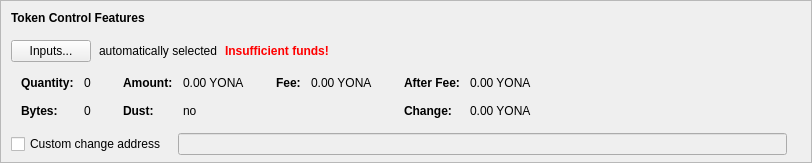
      <widget class="QFrame" name="frameTokenControl">
       <property name="sizePolicy">
        <sizepolicy hsizetype="Expanding" vsizetype="Fixed">
         <horstretch>0</horstretch>
         <verstretch>0</verstretch>
        </sizepolicy>
       </property>
       <property name="maximumSize">
        <size>
         <width>16777215</width>
         <height>16777215</height>
        </size>
       </property>
       <property name="frameShape">
        <enum>QFrame::StyledPanel</enum>
       </property>
       <property name="frameShadow">
        <enum>QFrame::Sunken</enum>
       </property>
       <layout class="QVBoxLayout" name="verticalLayoutTokenControl2">
        <property name="spacing">
         <number>0</number>
        </property>
        <property name="leftMargin">
         <number>0</number>
        </property>
        <property name="topMargin">
         <number>0</number>
        </property>
        <property name="rightMargin">
         <number>0</number>
        </property>
        <property name="bottomMargin">
         <number>6</number>
        </property>
        <item>
         <layout class="QVBoxLayout" name="verticalLayoutTokenControl" stretch="0,0,0,0,1">
          <property name="spacing">
           <number>0</number>
          </property>
          <property name="leftMargin">
           <number>10</number>
          </property>
          <property name="topMargin">
           <number>10</number>
          </property>
          <item>
           <layout class="QHBoxLayout" name="horizontalLayoutTokenControl1">
            <property name="bottomMargin">
             <number>15</number>
            </property>
            <item>
             <widget class="QLabel" name="labelTokenControlFeatures">
              <property name="sizePolicy">
               <sizepolicy hsizetype="Preferred" vsizetype="Maximum">
                <horstretch>0</horstretch>
                <verstretch>0</verstretch>
               </sizepolicy>
              </property>
              <property name="font">
               <font>
                <weight>75</weight>
                <bold>true</bold>
               </font>
              </property>
              <property name="styleSheet">
               <string notr="true">font-weight:bold;</string>
              </property>
              <property name="text">
               <string>Token Control Features</string>
              </property>
             </widget>
            </item>
           </layout>
          </item>
          <item>
           <layout class="QHBoxLayout" name="horizontalLayoutTokenControl2" stretch="0,0,0,0">
            <property name="spacing">
             <number>8</number>
            </property>
            <property name="bottomMargin">
             <number>10</number>
            </property>
            <item>
             <widget class="QPushButton" name="pushButtonTokenControl">
              <property name="styleSheet">
               <string notr="true"/>
              </property>
              <property name="text">
               <string>Inputs...</string>
              </property>
              <property name="autoDefault">
               <bool>false</bool>
              </property>
             </widget>
            </item>
            <item>
             <widget class="QLabel" name="labelTokenControlAutomaticallySelected">
              <property name="text">
               <string>automatically selected</string>
              </property>
              <property name="margin">
               <number>5</number>
              </property>
             </widget>
            </item>
            <item>
             <widget class="QLabel" name="labelTokenControlInsuffFunds">
              <property name="font">
               <font>
                <weight>75</weight>
                <bold>true</bold>
               </font>
              </property>
              <property name="styleSheet">
               <string notr="true">color:red;font-weight:bold;</string>
              </property>
              <property name="text">
               <string>Insufficient funds!</string>
              </property>
              <property name="margin">
               <number>5</number>
              </property>
             </widget>
            </item>
            <item>
             <spacer name="horizontalSpacerTokenControl">
              <property name="orientation">
               <enum>Qt::Horizontal</enum>
              </property>
              <property name="sizeHint" stdset="0">
               <size>
                <width>40</width>
                <height>1</height>
               </size>
              </property>
             </spacer>
            </item>
           </layout>
          </item>
          <item>
           <widget class="QWidget" name="widgetTokenControl" native="true">
            <property name="sizePolicy">
             <sizepolicy hsizetype="Preferred" vsizetype="Preferred">
              <horstretch>0</horstretch>
              <verstretch>0</verstretch>
             </sizepolicy>
            </property>
            <property name="minimumSize">
             <size>
              <width>0</width>
              <height>0</height>
             </size>
            </property>
            <property name="styleSheet">
             <string notr="true"/>
            </property>
            <layout class="QHBoxLayout" name="horizontalLayoutTokenControl5">
             <property name="leftMargin">
              <number>0</number>
             </property>
             <property name="topMargin">
              <number>0</number>
             </property>
             <property name="rightMargin">
              <number>0</number>
             </property>
             <property name="bottomMargin">
              <number>0</number>
             </property>
             <item>
              <layout class="QHBoxLayout" name="horizontalLayoutTokenControl3" stretch="0,0,0,1">
               <property name="spacing">
                <number>20</number>
               </property>
               <property name="topMargin">
                <number>0</number>
               </property>
               <property name="bottomMargin">
                <number>10</number>
               </property>
               <item>
                <layout class="QFormLayout" name="formLayoutTokenControl1">
                 <property name="horizontalSpacing">
                  <number>10</number>
                 </property>
                 <property name="verticalSpacing">
                  <number>14</number>
                 </property>
                 <property name="leftMargin">
                  <number>10</number>
                 </property>
                 <property name="topMargin">
                  <number>4</number>
                 </property>
                 <property name="rightMargin">
                  <number>6</number>
                 </property>
                 <item row="0" column="0">
                  <widget class="QLabel" name="labelTokenControlQuantityText">
                   <property name="font">
                    <font>
                     <weight>75</weight>
                     <bold>true</bold>
                    </font>
                   </property>
                   <property name="text">
                    <string>Quantity:</string>
                   </property>
                   <property name="margin">
                    <number>0</number>
                   </property>
                  </widget>
                 </item>
                 <item row="0" column="1">
                  <widget class="QLabel" name="labelTokenControlQuantity">
                   <property name="cursor">
                    <cursorShape>IBeamCursor</cursorShape>
                   </property>
                   <property name="contextMenuPolicy">
                    <enum>Qt::ActionsContextMenu</enum>
                   </property>
                   <property name="text">
                    <string notr="true">0</string>
                   </property>
                   <property name="margin">
                    <number>0</number>
                   </property>
                   <property name="textInteractionFlags">
                    <set>Qt::LinksAccessibleByMouse|Qt::TextSelectableByKeyboard|Qt::TextSelectableByMouse</set>
                   </property>
                  </widget>
                 </item>
                 <item row="1" column="0">
                  <widget class="QLabel" name="labelTokenControlBytesText">
                   <property name="font">
                    <font>
                     <weight>75</weight>
                     <bold>true</bold>
                    </font>
                   </property>
                   <property name="text">
                    <string>Bytes:</string>
                   </property>
                  </widget>
                 </item>
                 <item row="1" column="1">
                  <widget class="QLabel" name="labelTokenControlBytes">
                   <property name="cursor">
                    <cursorShape>IBeamCursor</cursorShape>
                   </property>
                   <property name="contextMenuPolicy">
                    <enum>Qt::ActionsContextMenu</enum>
                   </property>
                   <property name="text">
                    <string notr="true">0</string>
                   </property>
                   <property name="textInteractionFlags">
                    <set>Qt::LinksAccessibleByMouse|Qt::TextSelectableByKeyboard|Qt::TextSelectableByMouse</set>
                   </property>
                  </widget>
                 </item>
                </layout>
               </item>
               <item>
                <layout class="QFormLayout" name="formLayoutTokenControl2">
                 <property name="horizontalSpacing">
                  <number>10</number>
                 </property>
                 <property name="verticalSpacing">
                  <number>14</number>
                 </property>
                 <property name="leftMargin">
                  <number>6</number>
                 </property>
                 <property name="topMargin">
                  <number>4</number>
                 </property>
                 <property name="rightMargin">
                  <number>6</number>
                 </property>
                 <item row="0" column="0">
                  <widget class="QLabel" name="labelTokenControlAmountText">
                   <property name="font">
                    <font>
                     <weight>75</weight>
                     <bold>true</bold>
                    </font>
                   </property>
                   <property name="text">
                    <string>Amount:</string>
                   </property>
                   <property name="margin">
                    <number>0</number>
                   </property>
                  </widget>
                 </item>
                 <item row="0" column="1">
                  <widget class="QLabel" name="labelTokenControlAmount">
                   <property name="cursor">
                    <cursorShape>IBeamCursor</cursorShape>
                   </property>
                   <property name="contextMenuPolicy">
                    <enum>Qt::ActionsContextMenu</enum>
                   </property>
                   <property name="text">
                    <string notr="true">0.00 YONA</string>
                   </property>
                   <property name="textInteractionFlags">
                    <set>Qt::LinksAccessibleByMouse|Qt::TextSelectableByKeyboard|Qt::TextSelectableByMouse</set>
                   </property>
                  </widget>
                 </item>
                 <item row="1" column="0">
                  <widget class="QLabel" name="labelTokenControlLowOutputText">
                   <property name="font">
                    <font>
                     <weight>75</weight>
                     <bold>true</bold>
                    </font>
                   </property>
                   <property name="text">
                    <string>Dust:</string>
                   </property>
                  </widget>
                 </item>
                 <item row="1" column="1">
                  <widget class="QLabel" name="labelTokenControlLowOutput">
                   <property name="cursor">
                    <cursorShape>IBeamCursor</cursorShape>
                   </property>
                   <property name="contextMenuPolicy">
                    <enum>Qt::ActionsContextMenu</enum>
                   </property>
                   <property name="text">
                    <string notr="true">no</string>
                   </property>
                   <property name="textInteractionFlags">
                    <set>Qt::LinksAccessibleByMouse|Qt::TextSelectableByKeyboard|Qt::TextSelectableByMouse</set>
                   </property>
                  </widget>
                 </item>
                </layout>
               </item>
               <item>
                <layout class="QFormLayout" name="formLayoutTokenControl3">
                 <property name="horizontalSpacing">
                  <number>10</number>
                 </property>
                 <property name="verticalSpacing">
                  <number>14</number>
                 </property>
                 <property name="leftMargin">
                  <number>6</number>
                 </property>
                 <property name="topMargin">
                  <number>4</number>
                 </property>
                 <property name="rightMargin">
                  <number>6</number>
                 </property>
                 <item row="0" column="0">
                  <widget class="QLabel" name="labelTokenControlFeeText">
                   <property name="font">
                    <font>
                     <weight>75</weight>
                     <bold>true</bold>
                    </font>
                   </property>
                   <property name="text">
                    <string>Fee:</string>
                   </property>
                   <property name="margin">
                    <number>0</number>
                   </property>
                  </widget>
                 </item>
                 <item row="0" column="1">
                  <widget class="QLabel" name="labelTokenControlFee">
                   <property name="cursor">
                    <cursorShape>IBeamCursor</cursorShape>
                   </property>
                   <property name="contextMenuPolicy">
                    <enum>Qt::ActionsContextMenu</enum>
                   </property>
                   <property name="text">
                    <string notr="true">0.00 YONA</string>
                   </property>
                   <property name="textInteractionFlags">
                    <set>Qt::LinksAccessibleByMouse|Qt::TextSelectableByKeyboard|Qt::TextSelectableByMouse</set>
                   </property>
                  </widget>
                 </item>
                </layout>
               </item>
               <item>
                <layout class="QFormLayout" name="formLayoutTokenControl4">
                 <property name="horizontalSpacing">
                  <number>10</number>
                 </property>
                 <property name="verticalSpacing">
                  <number>14</number>
                 </property>
                 <property name="leftMargin">
                  <number>6</number>
                 </property>
                 <property name="topMargin">
                  <number>4</number>
                 </property>
                 <property name="rightMargin">
                  <number>6</number>
                 </property>
                 <item row="0" column="0">
                  <widget class="QLabel" name="labelTokenControlAfterFeeText">
                   <property name="font">
                    <font>
                     <weight>75</weight>
                     <bold>true</bold>
                    </font>
                   </property>
                   <property name="text">
                    <string>After Fee:</string>
                   </property>
                   <property name="margin">
                    <number>0</number>
                   </property>
                  </widget>
                 </item>
                 <item row="0" column="1">
                  <widget class="QLabel" name="labelTokenControlAfterFee">
                   <property name="cursor">
                    <cursorShape>IBeamCursor</cursorShape>
                   </property>
                   <property name="contextMenuPolicy">
                    <enum>Qt::ActionsContextMenu</enum>
                   </property>
                   <property name="text">
                    <string notr="true">0.00 YONA</string>
                   </property>
                   <property name="textInteractionFlags">
                    <set>Qt::LinksAccessibleByMouse|Qt::TextSelectableByKeyboard|Qt::TextSelectableByMouse</set>
                   </property>
                  </widget>
                 </item>
                 <item row="1" column="0">
                  <widget class="QLabel" name="labelTokenControlChangeText">
                   <property name="font">
                    <font>
                     <weight>75</weight>
                     <bold>true</bold>
                    </font>
                   </property>
                   <property name="text">
                    <string>Change:</string>
                   </property>
                  </widget>
                 </item>
                 <item row="1" column="1">
                  <widget class="QLabel" name="labelTokenControlChange">
                   <property name="cursor">
                    <cursorShape>IBeamCursor</cursorShape>
                   </property>
                   <property name="contextMenuPolicy">
                    <enum>Qt::ActionsContextMenu</enum>
                   </property>
                   <property name="text">
                    <string notr="true">0.00 YONA</string>
                   </property>
                   <property name="textInteractionFlags">
                    <set>Qt::LinksAccessibleByMouse|Qt::TextSelectableByKeyboard|Qt::TextSelectableByMouse</set>
                   </property>
                  </widget>
                 </item>
                </layout>
               </item>
              </layout>
             </item>
            </layout>
           </widget>
          </item>
          <item>
           <layout class="QHBoxLayout" name="horizontalLayoutTokenControl4" stretch="0,0,0">
            <property name="spacing">
             <number>12</number>
            </property>
            <property name="sizeConstraint">
             <enum>QLayout::SetDefaultConstraint</enum>
            </property>
            <property name="topMargin">
             <number>5</number>
            </property>
            <property name="rightMargin">
             <number>5</number>
            </property>
            <item>
             <widget class="QCheckBox" name="checkBoxTokenControlChange">
              <property name="toolTip">
               <string>If this is activated, but the change address is empty or invalid, change will be sent to a newly generated address.</string>
              </property>
              <property name="text">
               <string>Custom change address</string>
              </property>
             </widget>
            </item>
            <item>
             <widget class="QValidatedLineEdit" name="lineEditTokenControlChange">
              <property name="enabled">
               <bool>false</bool>
              </property>
              <property name="sizePolicy">
               <sizepolicy hsizetype="Expanding" vsizetype="Fixed">
                <horstretch>0</horstretch>
                <verstretch>0</verstretch>
               </sizepolicy>
              </property>
             </widget>
            </item>
            <item>
             <widget class="QLabel" name="labelTokenControlChangeLabel">
              <property name="sizePolicy">
               <sizepolicy hsizetype="Preferred" vsizetype="Expanding">
                <horstretch>0</horstretch>
                <verstretch>0</verstretch>
               </sizepolicy>
              </property>
              <property name="minimumSize">
               <size>
                <width>0</width>
                <height>0</height>
               </size>
              </property>
              <property name="text">
               <string/>
              </property>
              <property name="margin">
               <number>3</number>
              </property>
             </widget>
            </item>
           </layout>
          </item>
          <item>
           <spacer name="verticalSpacerTokenControl">
            <property name="orientation">
             <enum>Qt::Vertical</enum>
            </property>
            <property name="sizeHint" stdset="0">
             <size>
              <width>800</width>
              <height>1</height>
             </size>
            </property>
           </spacer>
          </item>
         </layout>
        </item>
       </layout>
      </widget>
